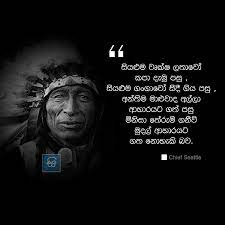
#> input picture media/sin-text-2.gif, 225 x 225 px; its folder holds only this picture in this run
$ python eleminate.py
#> lines starting #> are read from the running program, lines starting #| are printed output that depends on the picture
import cv2
import numpy as np
import imghdr
import os

# Specify the folder path and image extensions
folder_path = 'media'
image_extensions = ['.jpg', '.jpeg', '.png', '.gif', '.bmp']

# List all files in the directory
all_files = os.listdir(folder_path)

# Filter only files with image extensions
image_files = [f for f in all_files if any(f.lower().endswith(ext) for ext in image_extensions)]

# Create full paths for image files
image_paths = [os.path.join(folder_path, f) for f in image_files]

# Get the latest image based on modification time
latest_image_path = max(image_paths, key=os.path.getmtime, default=None)

if latest_image_path:
    print(f"The latest image is: {latest_image_path}")
# else:
#     print("No image files found in the specified folder.")

    # [47 lines left out: functions get_illumination_channel, get_atmosphere, get_initial_transmission, get_corrected_transmission, get_final_image, not called in this run]

    # Load your source image

    source_image = cv2.imread(latest_image_path)
#> source_image is the input picture: shape (225, 225, 3); mean B, G, R 17.7, 17.6, 17.4
    # source_image = cv2.imread('c:/Users/Ahmad/Pictures/Camera Roll/WIN_20231030_10_10_18_Pro.jpg')

    # Create an empty image for the output
    output_image = cv2.detailEnhance(source_image)
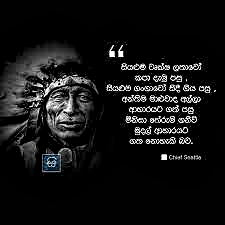
#> output_image: shape (225, 225, 3); mean B, G, R 20.2, 20.1, 20

    # Display or save the output_image
    cv2.imshow('Output Image', output_image)
    cv2.waitKey(0)
    cv2.destroyAllWindows()
